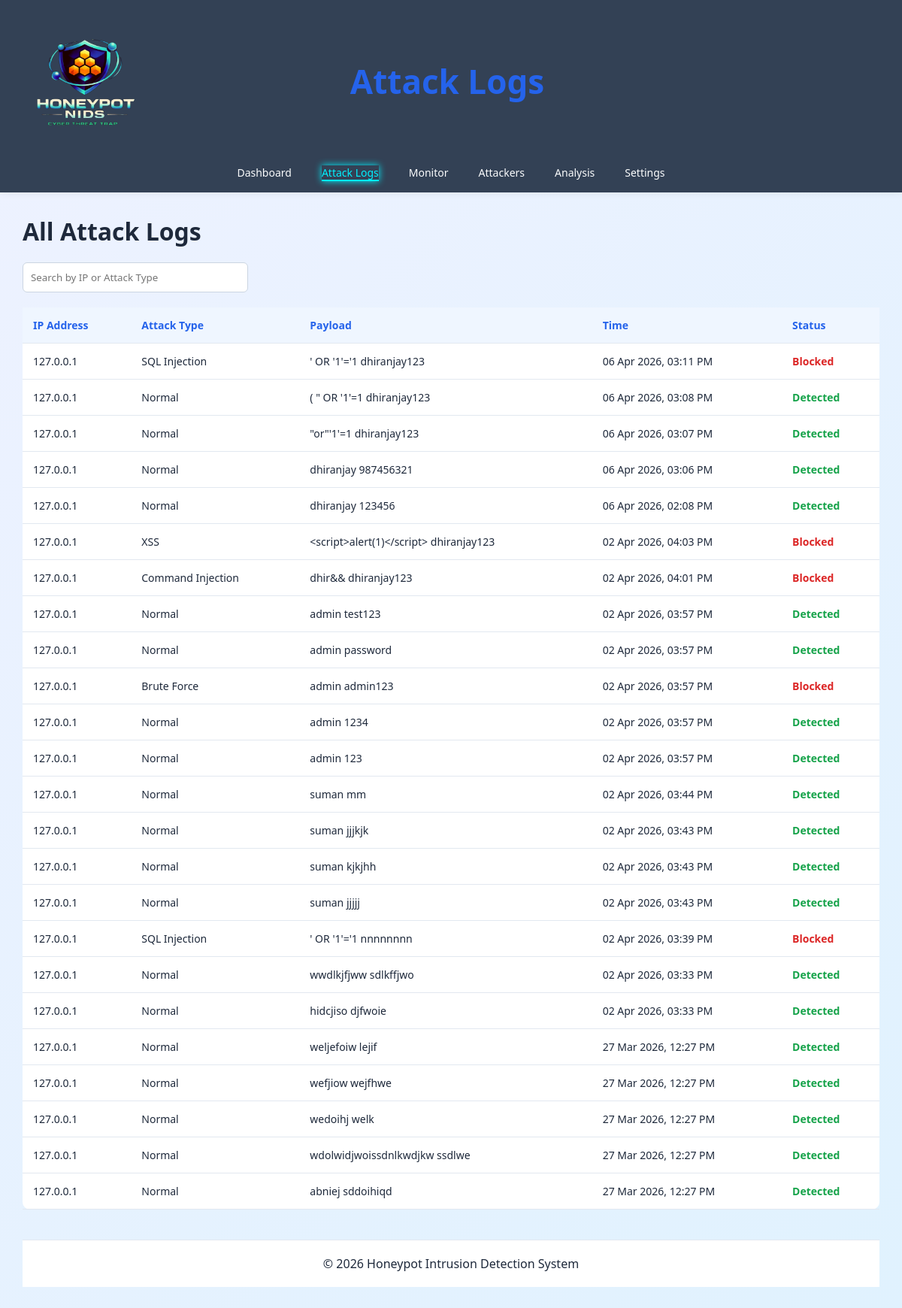
/logs/, run on the app's committed database.
### honeypot_app/models.py (models this page shows, shortened)
class Attack(models.Model):
    ATTACK_TYPES = [
        ('SQL Injection', 'SQL Injection'),
        ('XSS', 'XSS'),
        ('Brute Force', 'Brute Force'),
        ('Command Injection', 'Command Injection'),
        ('Directory Traversal', 'Directory Traversal'),
        ('Normal', 'Normal'),
    ]
    ip_address = models.CharField(max_length=100)
    attack_type = models.CharField(max_length=100, choices=ATTACK_TYPES, default='Normal')
    payload = models.TextField()
    target = models.CharField(max_length=200, blank=True, null=True)
    time = models.DateTimeField(auto_now_add=True)
    status = models.CharField(max_length=50, default='Blocked')

### honeypot_app/views.py (the view)
# urls.py: path('logs/', views.logs_view, name='logs'),
def logs_view(request):
    query = request.GET.get('q')
    attacks = Attack.objects.all()
    if query:
        attacks = attacks.filter(
            ip_address__icontains=query
        ) | attacks.filter(
            attack_type__icontains=query
        )
    attacks = attacks.order_by('-time')
    return render(request, 'logs.html', {
        'attacks': attacks
    })

### templates/logs.html (shortened to what this page needs)
<!DOCTYPE html>
<html lang="en">
<head>
</head>
<body>
<header class="navbar">
<div class="nav-left">
<img src="/static/Picsart_26-04-08_16-08-23-810.png" class="logo-img">
</div>
<div class="title">Attack Logs</div>
<div class="navlinks">
<a href="{% url 'dashboard' %}" class="{% if request.resolver_match.url_name == 'dashboard' %}active{% endif %}">Dashboard</a>
<a href="{% url 'logs' %}" class="{% if request.resolver_match.url_name == 'logs' %}active{% endif %}">Attack Logs</a>
<a href="{% url 'monitor' %}" class="{% if request.resolver_match.url_name == 'monitor' %}active{% endif %}">Monitor</a>
<a href="{% url 'attackers' %}" class="{% if request.resolver_match.url_name == 'attackers' %}active{% endif %}">Attackers</a>
<a href="{% url 'analysis' %}" class="{% if request.resolver_match.url_name == 'analysis' %}active{% endif %}">Analysis</a>
<a href="{% url 'settings' %}" class="{% if request.resolver_match.url_name == 'settings' %}active{% endif %}">Settings</a>
</div>
</header>
<div class="main">
<h1>All Attack Logs</h1>
<div class="search-box">
<form method="GET">
<input type="text" name="q" placeholder="Search by IP or Attack Type" value="{{ request.GET.q }}">
</form>
</div>
<div class="table-wrapper">
<table>
<tr>
<th>IP Address</th>
<th>Attack Type</th>
<th>Payload</th>
<th>Time</th>
<th>Status</th>
</tr>
{% for attack in attacks %}
<tr>
<td>{{ attack.ip_address }}</td>
<td>{{ attack.attack_type }}</td>
<td>{{ attack.payload }}</td>
<td>{{ attack.time|date:"d M Y, h:i A" }}</td>
<td class="{% if attack.status == 'Blocked' %}danger{% else %}normal{% endif %}">
{{ attack.status }}
</td>
</tr>
{% empty %}
<tr>
<td colspan="5">No attack logs found</td>
</tr>
{% endfor %}
</table>
</div>
<footer>
© 2026 Honeypot Intrusion Detection System
</footer>
</div>
</body>
</html>

### templates/logs.html (style rules this page uses)
* { margin:0; padding:0; box-sizing:border-box; font-family:Segoe UI, sans-serif; }
body { background:linear-gradient(135deg,#eef2ff,#e0f2fe); color:#1e293b; min-height:100vh; }
.navbar { display:flex; align-items:center; justify-content:space-between; padding:15px 25px; background:#334155; box-shadow:0 2px 10px rgba(0,0,0,0.05); flex-wrap:wrap; width:100%; gap:10px; }
.title { font-size:44px; font-weight:bold; color:#2563eb; text-align:center; flex:1; margin-left: -200px; }
.navlinks { display:flex; flex-wrap:wrap; gap:40px; width:100%; justify-content:center; margin-top:10px; }
.navlinks a { text-decoration:none; color:#fbfcfd; font-size:14px; font-weight:500; }
.main { max-width:1200px; margin:auto; padding:30px; }
h1 { margin-bottom:20px; }
.search-box { margin-bottom:20px; }
.search-box input { width:100%; max-width:300px; padding:10px; border-radius:6px; border:1px solid #cbd5e1; }
.table-wrapper { overflow-x:auto; }
table { width:100%; border-collapse:collapse; background:white; border-radius:10px; min-width:600px; }
th,td { padding:14px; border-bottom:1px solid #e2e8f0; text-align:left; font-size:14px; }
th { background:#eff6ff; color:#2563eb; }
.danger { color:#dc2626; font-weight:bold; }
.normal { color:#16a34a; font-weight:bold; }
footer { margin-top:40px; padding:20px; text-align:center; background:white; border-top:1px solid #e2e8f0; }
.navlinks a.active { color: #00f2ff; border-bottom: 2px solid #00f2ff; box-shadow: 0 0 10px #00f2ff; }
.logo-img { width:180px; height:180px; object-fit:contain; }

### data on the page
Attack: ip_address "127.0.0.1", attack_type "SQL Injection", payload "' OR '1'='1 dhiranjay123", time "06 Apr 2026, 03:11 PM", status "Blocked"
Attack: ip_address "127.0.0.1", attack_type "Normal", payload "( \" OR '1'=1 dhiranjay123", time "06 Apr 2026, 03:08 PM", status "Detected"
Attack: ip_address "127.0.0.1", attack_type "Normal", payload "\"or\"'1'=1 dhiranjay123", time "06 Apr 2026, 03:07 PM", status "Detected"
Attack: ip_address "127.0.0.1", attack_type "Normal", payload "dhiranjay 987456321", time "06 Apr 2026, 03:06 PM", status "Detected"
Attack: ip_address "127.0.0.1", attack_type "Normal", payload "dhiranjay 123456", time "06 Apr 2026, 02:08 PM", status "Detected"
Attack: ip_address "127.0.0.1", attack_type "XSS", payload "<script>alert(1)</script> dhiranjay123", time "02 Apr 2026, 04:03 PM", status "Blocked"
Attack: ip_address "127.0.0.1", attack_type "Command Injection", payload "dhir&& dhiranjay123", time "02 Apr 2026, 04:01 PM", status "Blocked"
Attack: ip_address "127.0.0.1", attack_type "Normal", payload "admin test123", time "02 Apr 2026, 03:57 PM", status "Detected"
Attack: ip_address "127.0.0.1", attack_type "Normal", payload "admin password", time "02 Apr 2026, 03:57 PM", status "Detected"
Attack: ip_address "127.0.0.1", attack_type "Brute Force", payload "admin admin123", time "02 Apr 2026, 03:57 PM", status "Blocked"
Attack: ip_address "127.0.0.1", attack_type "Normal", payload "admin 1234", time "02 Apr 2026, 03:57 PM", status "Detected"
Attack: ip_address "127.0.0.1", attack_type "Normal", payload "admin 123", time "02 Apr 2026, 03:57 PM", status "Detected"
Attack: ip_address "127.0.0.1", attack_type "Normal", payload "suman mm", time "02 Apr 2026, 03:44 PM", status "Detected"
Attack: ip_address "127.0.0.1", attack_type "Normal", payload "suman jjjkjk", time "02 Apr 2026, 03:43 PM", status "Detected"
Attack: ip_address "127.0.0.1", attack_type "Normal", payload "suman kjkjhh", time "02 Apr 2026, 03:43 PM", status "Detected"
Attack: ip_address "127.0.0.1", attack_type "Normal", payload "suman jjjjj", time "02 Apr 2026, 03:43 PM", status "Detected"
Attack: ip_address "127.0.0.1", attack_type "SQL Injection", payload "' OR '1'='1 nnnnnnnn", time "02 Apr 2026, 03:39 PM", status "Blocked"
Attack: ip_address "127.0.0.1", attack_type "Normal", payload "wwdlkjfjww sdlkffjwo", time "02 Apr 2026, 03:33 PM", status "Detected"
Attack: ip_address "127.0.0.1", attack_type "Normal", payload "hidcjiso djfwoie", time "02 Apr 2026, 03:33 PM", status "Detected"
Attack: ip_address "127.0.0.1", attack_type "Normal", payload "weljefoiw lejif", time "27 Mar 2026, 12:27 PM", status "Detected"
Attack: ip_address "127.0.0.1", attack_type "Normal", payload "wefjiow wejfhwe", time "27 Mar 2026, 12:27 PM", status "Detected"
Attack: ip_address "127.0.0.1", attack_type "Normal", payload "wedoihj welk", time "27 Mar 2026, 12:27 PM", status "Detected"
Attack: ip_address "127.0.0.1", attack_type "Normal", payload "wdolwidjwoissdnlkwdjkw ssdlwe", time "27 Mar 2026, 12:27 PM", status "Detected"
Attack: ip_address "127.0.0.1", attack_type "Normal", payload "abniej sddoihiqd", time "27 Mar 2026, 12:27 PM", status "Detected"
